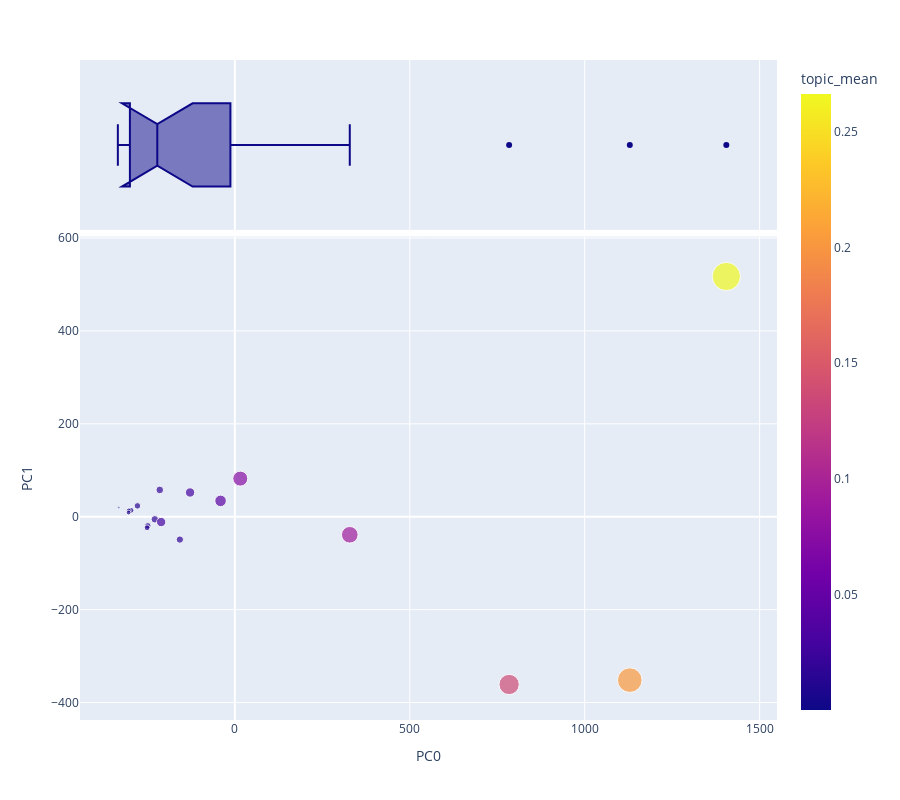

Source (notebook cell):
### Code cell
vis_pcs(DCM2, 0, 1, label = 'topic_mean', hover_name='topic_mean')

### Figure 1 — Plotly figure (JSON) as saved in the notebook; plotly's stock layout.template omitted (floating-point values rounded to 4 significant figures)
{"data": [{"hovertemplate": "<b>%{hovertext}</b><br><br>PC0=%{x}<br>PC1=%{y}<br>topic_mean=%{marker.color}<extra></extra>", "hovertext": [0.0138, 0.01121, 0.01806, 0.007761, 0.04438, 0.02917, 0.2023, 0.01113, 0.01865, 0.002255, 0.0194, 6.531e-05, 0.0002076, 0.2664, 0.01424, 0.007452, 0.07497, 0.1369, 0.0292, 0.09233], "legendgroup": "", "marker": {"color": [0.0138, 0.01121, 0.01806, 0.007761, 0.04438, 0.02917, 0.2023, 0.01113, 0.01865, 0.002255, 0.0194, 6.531e-05, 0.0002076, 0.2664, 0.01424, 0.007452, 0.07497, 0.1369, 0.0292, 0.09233], "coloraxis": "coloraxis", "size": [0.0138, 0.01121, 0.01806, 0.007761, 0.04438, 0.02917, 0.2023, 0.01113, 0.01865, 0.002255, 0.0194, 6.531e-05, 0.0002076, 0.2664, 0.01424, 0.007452, 0.07497, 0.1369, 0.0292, 0.09233], "sizemode": "area", "sizeref": 0.0006661, "symbol": "circle"}, "mode": "markers", "name": "", "orientation": "v", "showlegend": false, "type": "scatter", "x": [-248.7, -296.7, -157.1, -303.2, -40.79, -127.9, 1129.0, -250.9, -228.7, -332.1, -214.6, -334.4, -334.4, 1405.0, -278.4, -303.5, 15.57, 784.0, -210.6, 328.6], "xaxis": "x", "y": [-19.5, 13.77, -49.14, 13.63, 34.14, 52.23, -351.7, -23.78, -5.498, 19.78, 57.69, 19.03, 19.04, 517.3, 23.4, 8.951, 82.08, -361.1, -11.41, -38.83], "yaxis": "y"}, {"alignmentgroup": "True", "hovertemplate": "<b>%{hovertext}</b><br><br>PC0=%{x}<extra></extra>", "hovertext": [0.0138, 0.01121, 0.01806, 0.007761, 0.04438, 0.02917, 0.2023, 0.01113, 0.01865, 0.002255, 0.0194, 6.531e-05, 0.0002076, 0.2664, 0.01424, 0.007452, 0.07497, 0.1369, 0.0292, 0.09233], "legendgroup": "", "marker": {"color": "#0d0887", "symbol": "circle"}, "name": "", "notched": true, "offsetgroup": "", "showlegend": false, "type": "box", "x": [-248.7, -296.7, -157.1, -303.2, -40.79, -127.9, 1129.0, -250.9, -228.7, -332.1, -214.6, -334.4, -334.4, 1405.0, -278.4, -303.5, 15.57, 784.0, -210.6, 328.6], "xaxis": "x2", "yaxis": "y2"}], "layout": {"coloraxis": {"colorbar": {"title": {"text": "topic_mean"}}, "colorscale": [[0, "#0d0887"], [0.1111, "#46039f"], [0.2222, "#7201a8"], [0.3333, "#9c179e"], [0.4444, "#bd3786"], [0.5556, "#d8576b"], [0.6667, "#ed7953"], [0.7778, "#fb9f3a"], [0.8889, "#fdca26"], [1, "#f0f921"]]}, "height": 800, "legend": {"itemsizing": "constant", "tracegroupgap": 0}, "margin": {"t": 60}, "xaxis": {"anchor": "y", "domain": [0, 1], "title": {"text": "PC0"}}, "xaxis2": {"anchor": "y2", "domain": [0, 1], "matches": "x", "showgrid": true, "showticklabels": false}, "yaxis": {"anchor": "x", "domain": [0, 0.7326], "title": {"text": "PC1"}}, "yaxis2": {"anchor": "x2", "domain": [0.7426, 1], "matches": "y2", "showgrid": false, "showline": false, "showticklabels": false, "ticks": ""}}}
